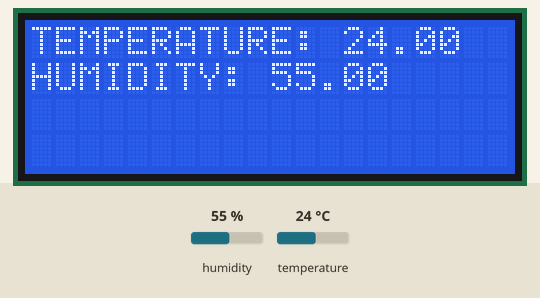
A sketch run on a simulated Arduino Uno, built with avr-gcc and run on an emulated ATmega328P. Parts: 20×4 character LCD. Wiring (inferred from the names in the program): DHT22 sensor: data pin 19. Inputs (shaded band) come from the test bench; at power-on: humidity 55 %, temperature 24 °C.

Above: at 2.9 s.
3.0 s: humidity set to 22 %
At 5.1 s:
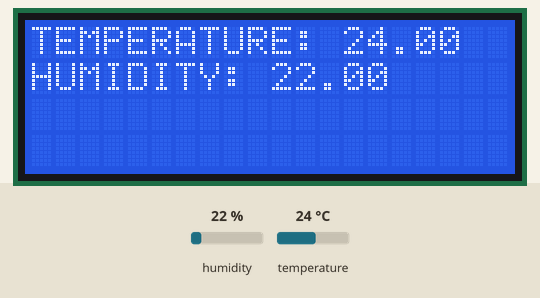
6.4 s: temperature set to 12 °C
At 7.3 s:
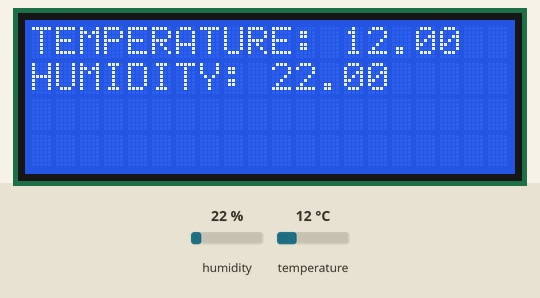
9.8 s: humidity set to 40 %
At 12.8 s:
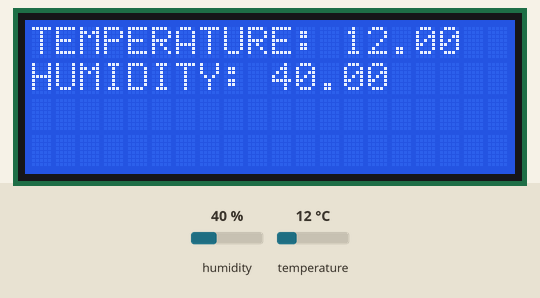
13.2 s: temperature set to 19 °C
Timing chart, 0 to 16.2 s (numbered marks = the images above; inputs shaded):
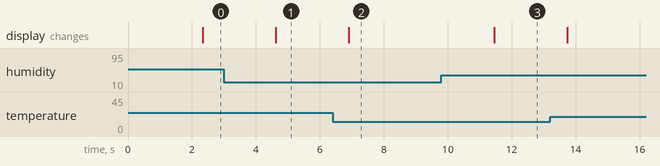

Measured:
- after the input at 3.0 s, the display: changes after 1.6 s (image 1)
- after the input at 6.4 s, the display: changes after 0.50 s (image 2)
- after the input at 9.8 s, the display: changes after 1.7 s (image 3)

The sketch:

lcdThermometer.ino
```cpp
#include<LiquidCrystal.h>

#include "DHT.h"

#define DHTPIN 19

#define DHTTYPE DHT22

DHT dht(DHTPIN, DHTTYPE);
LiquidCrystal lcd(9,10,11,12,13,16);

void setup() {
  lcd.begin(20,4);
  lcd.clear();
  dht.begin();
}

void loop() {
 delay(2000);
   float h = dht.readHumidity();
  // Read temperature as Celsius (the default)
  float t = dht.readTemperature();

  if (isnan(h) || isnan(t)) {
    Serial.println("Failed to read from DHT sensor!");
    return;
  }

  lcd.setCursor(0,0);
  lcd.print("TEMPERATURE:");
  lcd.setCursor(13,0);
  lcd.print(t);
  lcd.setCursor(0,1);
  lcd.print("HUMIDITY:");
  lcd.setCursor(10,1);
  lcd.print(h);

}
```
